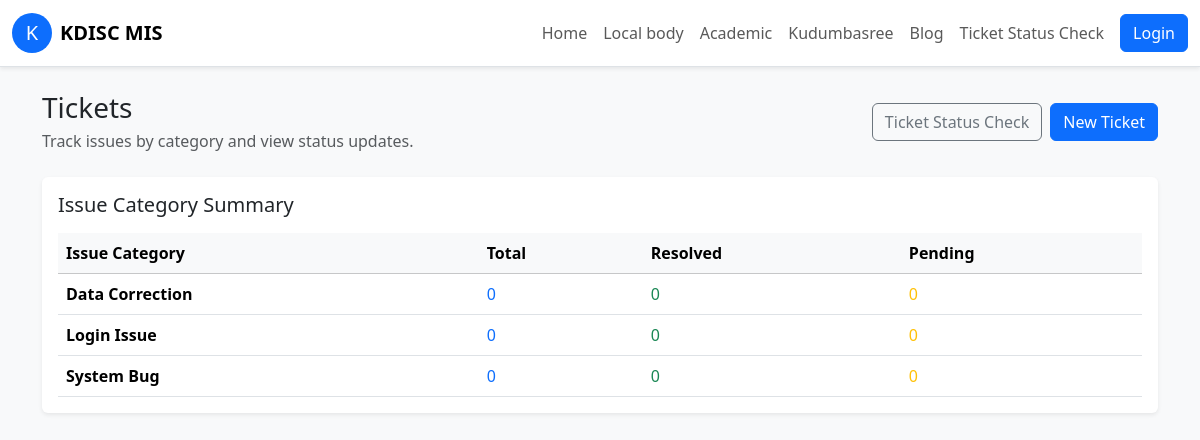
/tickets.php, run on the app's committed database.
### tables this page shows
CREATE TABLE IF NOT EXISTS issue_categories (
    id INT AUTO_INCREMENT PRIMARY KEY,
    name VARCHAR(150) NOT NULL UNIQUE,
    description VARCHAR(255) NULL,
    status ENUM('active','inactive') NOT NULL DEFAULT 'active',
    created_at TIMESTAMP DEFAULT CURRENT_TIMESTAMP
);

### src/auth.php (called while the page is built, shortened)
<?php
function current_user(): ?array
{
    return $_SESSION['user'] ?? null;
}
function is_logged_in(): bool
{
    return current_user() !== null;
}

### src/tickets.php (called while the page is built, shortened)
<?php
function fetch_ticket_category_summary(mysqli $conn): array
{
    $query = "SELECT c.id, c.name, " .
        "COUNT(t.id) AS total_count, " .
        "SUM(CASE WHEN t.status = 'Resolved' THEN 1 ELSE 0 END) AS resolved_count, " .
        "SUM(CASE WHEN t.status = 'Pending' THEN 1 ELSE 0 END) AS pending_count " .
        "FROM issue_categories c " .
        "LEFT JOIN tickets t ON t.category_id = c.id " .
        "GROUP BY c.id, c.name " .
        "ORDER BY c.name";
    $result = $conn->query($query);
    return $result->fetch_all(MYSQLI_ASSOC);
}

### public/tickets.php (the view)
<?php
require_once __DIR__ . '/../src/tickets.php';
$conn = db_connect();
$categorySummary = fetch_ticket_category_summary($conn);
include __DIR__ . '/partials/header.php';
?>
<div class="d-flex flex-wrap align-items-center justify-content-between gap-3 mb-4">
    <div>
        <h1 class="h3 mb-1">Tickets</h1>
        <p class="text-muted mb-0">Track issues by category and view status updates.</p>
    </div>
    <div class="d-flex flex-wrap gap-2">
        <a class="btn btn-outline-secondary" href="/ticket_status_check.php">Ticket Status Check</a>
        <a class="btn btn-primary" href="/new_ticket.php">New Ticket</a>
    </div>
</div>
<div class="card border-0 shadow-sm mb-4">
    <div class="card-body">
        <h2 class="h5 mb-3">Issue Category Summary</h2>
        <?php if (empty($categorySummary)): ?>
            <div class="alert alert-info mb-0">No issue categories are available yet.</div>
        <?php else: ?>
            <div class="card-table">
                <table class="table align-middle mb-0">
                    <thead class="table-light">
                        <tr>
                            <th scope="col">Issue Category</th>
                            <th scope="col">Total</th>
                            <th scope="col">Resolved</th>
                            <th scope="col">Pending</th>
                        </tr>
                    </thead>
                    <tbody>
                        <?php foreach ($categorySummary as $summary): ?>
                            <tr>
                                <td class="fw-semibold"><?php echo htmlspecialchars($summary['name']); ?></td>
                                <td>
                                    <a class="text-decoration-none" href="/ticket_status_check.php?category=<?php echo urlencode((string) $summary['id']); ?>">
                                        <?php echo (int) $summary['total_count']; ?>
                                    </a>
                                </td>
                                <td>
                                    <span class="text-success"><?php echo (int) $summary['resolved_count']; ?></span>
                                </td>
                                <td>
                                    <span class="text-warning"><?php echo (int) $summary['pending_count']; ?></span>
                                </td>
                            </tr>
                        <?php endforeach; ?>
                    </tbody>
                </table>
            </div>
        <?php endif; ?>
    </div>
</div>
<?php include __DIR__ . '/partials/footer.php'; ?>

### public/partials/header.php (shortened to what this page needs)
<?php
require_once __DIR__ . '/../../src/auth.php';
?>
<!doctype html>
<html lang="en">
<head>
    <link href="https://cdn.jsdelivr.net/npm/bootstrap@5.3.3/dist/css/bootstrap.min.css" rel="stylesheet">
    <link rel="stylesheet" href="/assets/styles.css">
</head>
<body>
<nav class="navbar navbar-expand-lg navbar-light bg-white border-bottom shadow-sm sticky-top">
    <div class="container-fluid">
        <a class="navbar-brand d-flex align-items-center" href="/">
            <span class="bg-primary text-white rounded-circle d-inline-flex justify-content-center align-items-center me-2" style="width:40px; height:40px;">K</span>
            <span class="fw-bold">KDISC MIS</span>
        </a>
        <div class="collapse navbar-collapse" id="mainNav">
            <ul class="navbar-nav ms-auto mb-2 mb-lg-0 align-items-lg-center">
                <li class="nav-item"><a class="nav-link" href="/">Home</a></li>
                <li class="nav-item"><a class="nav-link" href="/?group=Local+body">Local body</a></li>
                <li class="nav-item"><a class="nav-link" href="/?group=Academic">Academic</a></li>
                <li class="nav-item"><a class="nav-link" href="/?group=Kudumbasree">Kudumbasree</a></li>
                <li class="nav-item"><a class="nav-link" href="/blog.php">Blog</a></li>
                <li class="nav-item"><a class="nav-link" href="/ticket_status_check.php">Ticket Status Check</a></li>
                <?php if (is_logged_in()): ?>
                    <?php $navUser = current_user(); ?>
                    <?php $navChildRole = $navUser ? child_role_for($navUser['role']) : null; ?>
                    <li class="nav-item dropdown">
                        <a class="nav-link dropdown-toggle" href="#" role="button" data-bs-toggle="dropdown" aria-expanded="false">Settings</a>
                        <ul class="dropdown-menu dropdown-menu-end">
                            <li>
                                <a class="dropdown-item" href="/settings_users.php">
                                    <?php echo htmlspecialchars($navChildRole ? role_label($navChildRole) : 'User management'); ?>
                                </a>
                            </li>
                            <?php if ($navUser && $navUser['role'] === ROLE_SUPER_ADMIN): ?>
                                <li><a class="dropdown-item" href="/settings_masters.php">Master data</a></li>
                            <?php endif; ?>
                        </ul>
                    </li>
                    <li class="nav-item"><a class="nav-link" href="/admin.php">Dashboard</a></li>
                    <li class="nav-item"><a class="btn btn-outline-secondary ms-lg-2" href="/logout.php">Logout</a></li>
                <?php else: ?>
                    <li class="nav-item"><a class="btn btn-primary ms-lg-2" href="/login.php">Login</a></li>
                <?php endif; ?>
            </ul>
        </div>
    </div>
</nav>
<div class="container my-4">

### public/partials/footer.php (shortened to what this page needs)
</div>
</body>
</html>

### public/assets/styles.css (style rules this page uses)
body { background-color: #f8f9fa; }
.card-table { overflow-x: auto; }

### data on the page
issue_categories: name "Data Correction", total_count "0", resolved_count "0", pending_count "0"
issue_categories: name "Login Issue", total_count "0", resolved_count "0", pending_count "0"
issue_categories: name "System Bug", total_count "0", resolved_count "0", pending_count "0"
